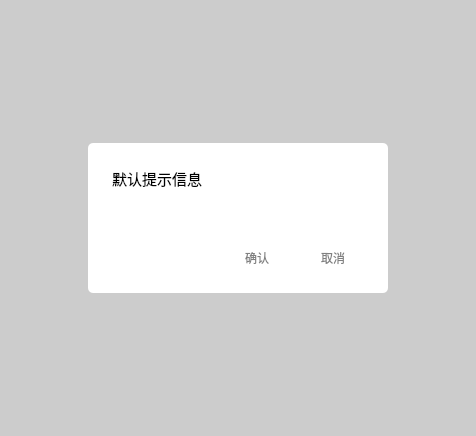
<?xml version="1.0" encoding="UTF-8"?>
<ui version="4.0">
 <class>MessageWindow</class>
 <widget class="QWidget" name="MessageWindow">
  <property name="geometry">
   <rect>
    <x>0</x>
    <y>0</y>
    <width>476</width>
    <height>436</height>
   </rect>
  </property>
  <property name="windowTitle">
   <string>Form</string>
  </property>
  <property name="styleSheet">
   <string notr="true"/>
  </property>
  <layout class="QVBoxLayout" name="verticalLayout_4">
   <property name="spacing">
    <number>0</number>
   </property>
   <property name="leftMargin">
    <number>0</number>
   </property>
   <property name="topMargin">
    <number>0</number>
   </property>
   <property name="rightMargin">
    <number>0</number>
   </property>
   <property name="bottomMargin">
    <number>0</number>
   </property>
   <item>
    <widget class="QFrame" name="BackgroundFrame">
     <property name="styleSheet">
      <string notr="true">QFrame#BackgroundFrame{
	
	background-color: rgba(128, 128, 128, 80);
}
.QFrame{
	border:none;
}

</string>
     </property>
     <property name="frameShape">
      <enum>QFrame::StyledPanel</enum>
     </property>
     <property name="frameShadow">
      <enum>QFrame::Raised</enum>
     </property>
     <layout class="QVBoxLayout" name="verticalLayout_2">
      <property name="spacing">
       <number>0</number>
      </property>
      <property name="leftMargin">
       <number>0</number>
      </property>
      <property name="topMargin">
       <number>0</number>
      </property>
      <property name="rightMargin">
       <number>0</number>
      </property>
      <property name="bottomMargin">
       <number>0</number>
      </property>
      <item>
       <layout class="QVBoxLayout" name="verticalLayout">
        <item>
         <spacer name="verticalSpacer">
          <property name="orientation">
           <enum>Qt::Vertical</enum>
          </property>
          <property name="sizeHint" stdset="0">
           <size>
            <width>20</width>
            <height>40</height>
           </size>
          </property>
         </spacer>
        </item>
        <item>
         <layout class="QHBoxLayout" name="horizontalLayout_2">
          <item>
           <spacer name="horizontalSpacer_2">
            <property name="orientation">
             <enum>Qt::Horizontal</enum>
            </property>
            <property name="sizeHint" stdset="0">
             <size>
              <width>40</width>
              <height>20</height>
             </size>
            </property>
           </spacer>
          </item>
          <item>
           <widget class="QFrame" name="frame">
            <property name="minimumSize">
             <size>
              <width>300</width>
              <height>150</height>
             </size>
            </property>
            <property name="maximumSize">
             <size>
              <width>300</width>
              <height>150</height>
             </size>
            </property>
            <property name="styleSheet">
             <string notr="true">QFrame#frame{
	
	background-color: rgb(255, 255, 255);
	border-radius:5px;
}
.QPushButton,.QToolButton{
border-style:none;
border:0px solid #B6B6B6;
color:#808080;
padding:5px;
min-width:60px;
min-height:20px;
border-radius:0px;
background:qlineargradient(spread:pad,x1:0,y1:0,x2:0,y2:1,stop:0 #fff,stop:1 #fff);
}

.QPushButton:hover,.QToolButton:hover{
	border-bottom:1px solid #808080;
	color: rgb(21, 126, 255);
}

.QPushButton:pressed,.QToolButton:pressed{
	border-bottom:1px solid #808080;
	color: rgb(21, 126, 255);
	background:qlineargradient(spread:pad,x1:0,y1:0,x2:0,y2:1,stop:0 #f0f0f0,stop:1 #f0f0f0);
}</string>
            </property>
            <property name="frameShape">
             <enum>QFrame::StyledPanel</enum>
            </property>
            <property name="frameShadow">
             <enum>QFrame::Raised</enum>
            </property>
            <layout class="QVBoxLayout" name="verticalLayout_3">
             <property name="leftMargin">
              <number>20</number>
             </property>
             <property name="topMargin">
              <number>20</number>
             </property>
             <property name="rightMargin">
              <number>20</number>
             </property>
             <property name="bottomMargin">
              <number>20</number>
             </property>
             <item>
              <widget class="QTextBrowser" name="Infomation">
               <property name="styleSheet">
                <string notr="true">border:none;
font: 11pt &quot;苹方 常规&quot;;</string>
               </property>
               <property name="html">
                <string>&lt;!DOCTYPE HTML PUBLIC &quot;-//W3C//DTD HTML 4.0//EN&quot; &quot;http://www.w3.org/TR/REC-html40/strict.dtd&quot;&gt;
&lt;html&gt;&lt;head&gt;&lt;meta name=&quot;qrichtext&quot; content=&quot;1&quot; /&gt;&lt;style type=&quot;text/css&quot;&gt;
p, li { white-space: pre-wrap; }
&lt;/style&gt;&lt;/head&gt;&lt;body style=&quot; font-family:'苹方 常规'; font-size:11pt; font-weight:400; font-style:normal;&quot;&gt;
&lt;p style=&quot; margin-top:0px; margin-bottom:0px; margin-left:0px; margin-right:0px; -qt-block-indent:0; text-indent:0px;&quot;&gt;默认提示信息&lt;/p&gt;&lt;/body&gt;&lt;/html&gt;</string>
               </property>
              </widget>
             </item>
             <item>
              <spacer name="verticalSpacer_3">
               <property name="orientation">
                <enum>Qt::Vertical</enum>
               </property>
               <property name="sizeHint" stdset="0">
                <size>
                 <width>20</width>
                 <height>40</height>
                </size>
               </property>
              </spacer>
             </item>
             <item>
              <layout class="QHBoxLayout" name="horizontalLayout_3">
               <item>
                <spacer name="horizontalSpacer_3">
                 <property name="orientation">
                  <enum>Qt::Horizontal</enum>
                 </property>
                 <property name="sizeHint" stdset="0">
                  <size>
                   <width>40</width>
                   <height>20</height>
                  </size>
                 </property>
                </spacer>
               </item>
               <item>
                <widget class="QPushButton" name="Btn_OK">
                 <property name="minimumSize">
                  <size>
                   <width>70</width>
                   <height>30</height>
                  </size>
                 </property>
                 <property name="cursor">
                  <cursorShape>PointingHandCursor</cursorShape>
                 </property>
                 <property name="text">
                  <string>确认</string>
                 </property>
                </widget>
               </item>
               <item>
                <widget class="QPushButton" name="Btn_Cancle">
                 <property name="minimumSize">
                  <size>
                   <width>70</width>
                   <height>30</height>
                  </size>
                 </property>
                 <property name="cursor">
                  <cursorShape>PointingHandCursor</cursorShape>
                 </property>
                 <property name="text">
                  <string>取消</string>
                 </property>
                </widget>
               </item>
              </layout>
             </item>
            </layout>
           </widget>
          </item>
          <item>
           <spacer name="horizontalSpacer">
            <property name="orientation">
             <enum>Qt::Horizontal</enum>
            </property>
            <property name="sizeHint" stdset="0">
             <size>
              <width>40</width>
              <height>20</height>
             </size>
            </property>
           </spacer>
          </item>
         </layout>
        </item>
        <item>
         <spacer name="verticalSpacer_2">
          <property name="orientation">
           <enum>Qt::Vertical</enum>
          </property>
          <property name="sizeHint" stdset="0">
           <size>
            <width>20</width>
            <height>40</height>
           </size>
          </property>
         </spacer>
        </item>
       </layout>
      </item>
     </layout>
    </widget>
   </item>
  </layout>
 </widget>
 <resources/>
 <connections/>
</ui>
